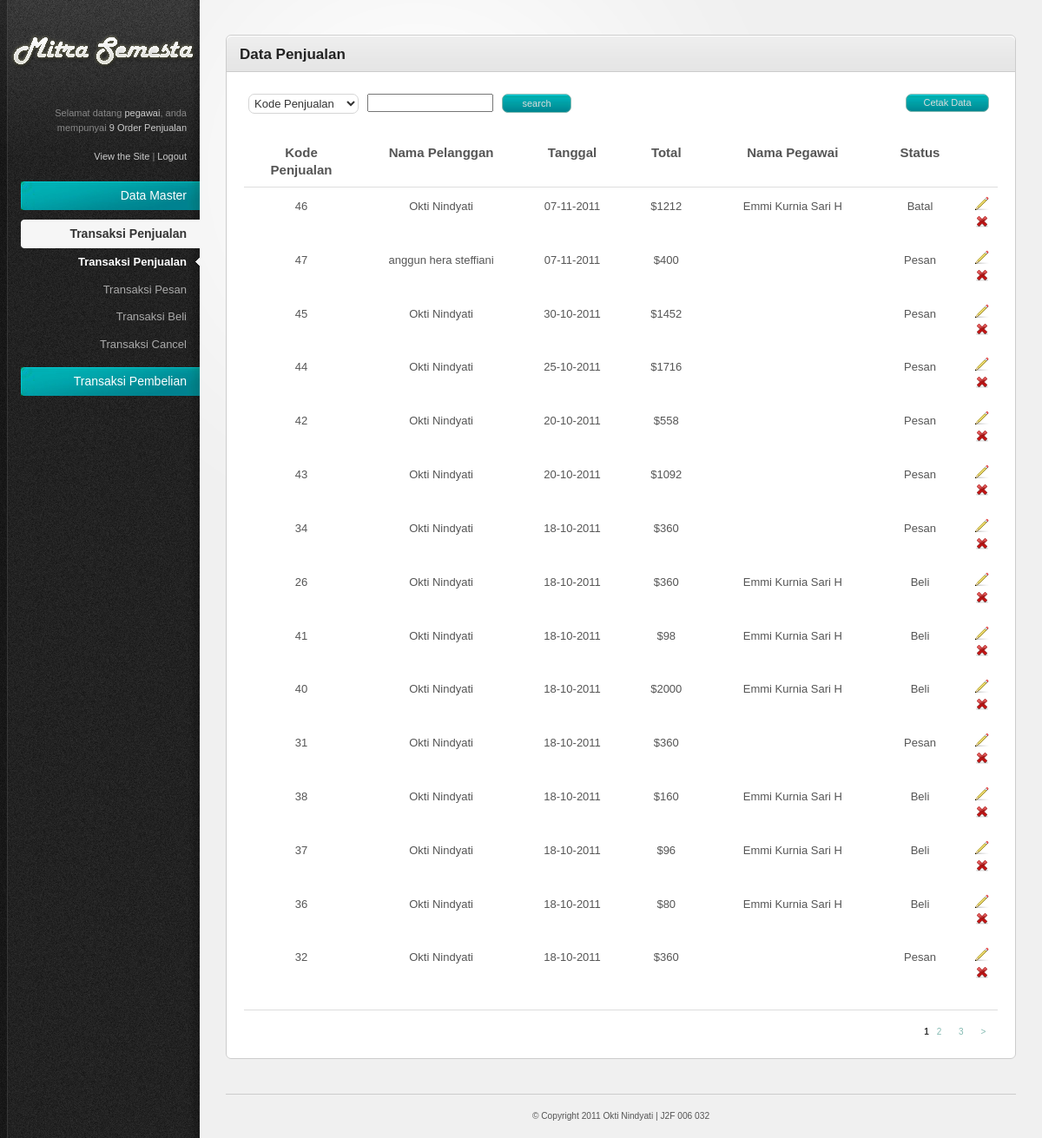
Page /index.php/admin/penjualan (signed in) on the committed database.
### tables this page shows
CREATE TABLE IF NOT EXISTS `penjualan` (
  `KodePenjualan` int(11) NOT NULL AUTO_INCREMENT,
  `KodePelanggan` char(5) NOT NULL,
  `Tanggal` date NOT NULL,
  `TotalHarga` double NOT NULL,
  `KodePegawai` char(5) NOT NULL,
  `Status` enum('Pesan','Beli','Batal') NOT NULL,
  PRIMARY KEY (`KodePenjualan`)
);

CREATE TABLE IF NOT EXISTS `pelanggan` (
  `KodePelanggan` int(11) NOT NULL AUTO_INCREMENT,
  `NamaPelanggan` varchar(30) NOT NULL,
  `JenisKelamin` enum('Male','Female') NOT NULL,
  `TempatLahir` varchar(20) NOT NULL,
  `TanggalLahir` date NOT NULL,
  `AlmtPelanggan` varchar(100) NOT NULL,
  `NoTelepon` varchar(12) NOT NULL,
  `Email` varchar(25) DEFAULT NULL,
  `Kota` varchar(20) NOT NULL,
  `Negara` varchar(25) NOT NULL,
  `KodePos` int(5) NOT NULL,
  `TanggalDaftar` date NOT NULL,
  `Username` varchar(25) NOT NULL,
  `Password` varchar(35) NOT NULL,
  PRIMARY KEY (`KodePelanggan`)
);

CREATE TABLE IF NOT EXISTS `pegawai` (
  `KodePegawai` int(11) NOT NULL AUTO_INCREMENT,
  `NamaPegawai` varchar(30) NOT NULL,
  `JenisKelamin` char(1) NOT NULL,
  `TempatLahir` varchar(20) NOT NULL,
  `TanggalLahir` date NOT NULL,
  `AlmtPegawai` varchar(50) DEFAULT NULL,
  `NoTelepon` varchar(12) DEFAULT NULL,
  `Email` varchar(25) DEFAULT NULL,
  `TanggalMasuk` date NOT NULL,
  `Level` varchar(10) NOT NULL,
  `Username` varchar(25) NOT NULL,
  `Password` varchar(35) NOT NULL,
  PRIMARY KEY (`KodePegawai`)
);

### system/application/controllers/admin/penjualan.php (called while the page is built, shortened)
<?php
Class Penjualan extends Controller{
	function Penjualan(){
		if(isset($_SESSION["username"]) && $_SESSION['level']=='Pegawai'){
			$this->load->model(array('penjualan_model','penjualan_model','detail_penjualan_model','produk_model','pelanggan_model','pegawai_model'));
		}else{
			redirect('home');
		}
	}
	function index($page=0){
		$this->load->library('pagination');
		$row_per_page = 15;
		$data['judul'] = "Data Penjualan";
		$result = $this->penjualan_model->get_penjualan($row_per_page,$page);
		$subdata['result_penjualan'] = $result;
		$data['content'] = $this->load->view('admin/penjualan_view',$subdata,TRUE);
		$this->load->view("template_admin/template",$data);
	}
}

### system/codeigniter/CodeIgniter.php (called while the page is built, shortened)
<?php  if ( ! defined('BASEPATH')) exit('No direct script access allowed');
$EXT =& load_class('Hooks');
$EXT->_call_hook('pre_system');
$URI =& load_class('URI');
$RTR =& load_class('Router');
$method = $RTR->fetch_method();
$EXT->_call_hook('pre_controller');
$CI = new $class();
if ($RTR->scaffolding_request === TRUE)
{
	if ($EXT->_call_hook('scaffolding_override') === FALSE)
	{
		$CI->_ci_scaffolding();
	}
}
else
{
	if (method_exists($CI, '_remap'))
	{
		$CI->_remap($method);
	}
	else
	{
		call_user_func_array(array(&$CI, $method), array_slice($URI->rsegments, 2));
	}
}

### index.php (called while the page is built, shortened)
<?php
require_once BASEPATH.'codeigniter/CodeIgniter'.EXT;

### system/codeigniter/Base5.php (called while the page is built)
<?php  if ( ! defined('BASEPATH')) exit('No direct script access allowed');
class CI_Base {
	private static $instance;
	public function CI_Base()
	{
		self::$instance =& $this;
	}
	public static function &get_instance()
	{
		return self::$instance;
	}
}
function &get_instance()
{
	return CI_Base::get_instance();
}

### system/application/models/penjualan_model.php (called while the page is built, shortened)
<?php
Class Penjualan_model extends Model{
	function get_penjualan($jumlah="",$awal=""){
		if($jumlah!=""){
			if($awal!=""){
				$this->db->limit($jumlah,$awal);
			}else{
				$this->db->limit($jumlah);
			}
		}
		$this->db->join('pegawai','penjualan.KodePegawai=pegawai.KodePegawai','LEFT');
		$this->db->join('pelanggan','penjualan.KodePelanggan=pelanggan.KodePelanggan','LEFT');
		$this->db->order_by("Tanggal", "desc");
		$query = $this->db->get('penjualan');
		if($query->num_rows()>0){
			return $query->result();
		}else{
			return false;
		};
	}
	function count_row_penjualan($status){
		$this->db->where('status', $status);
		$this->db->from('penjualan');
		return $this->db->count_all_results();
	}
}

### system/application/views/admin/penjualan_view.php (the view, shortened to what this page needs)
<div style="float:left;margin:5px 5px 25px 5px;">
<?=form_open("admin/penjualan/search_penjualan/")?>
<?php
$data=array(
	'KodePenjualan'=>'Kode Penjualan',
	'NamaPelanggan'=>'Nama Pelanggan',
	'Tanggal'=>'Tanggal',
	'NamaPegawai'=>'Nama Pegawai',
	'Status'=>'Status'
	);
echo form_dropdown('NamaField',$data,'','class="combo"');
?>
</div>
<div style="float:left;margin:5px 5px 25px 5px;"><input type="text" size="15px" name="keyword" value=""></div>
<div style="float:left;margin:5px 5px 25px 5px;"><input type="submit" class="button" name="submit" style="width:80px" value="search"></div>
<div style="float:right;margin:5px 10px 25px 5px;"><a class="button" style="width:80px" href="<?=site_url("admin/penjualan/cetak_penjualan/")?>" target="_blank"><center>Cetak Data</center></a></div>
<div class="tab-content default-tab" id="tab1">
	<table width="100%">
		<thead>
			<tr>
			   <th width="125px"><center>Kode Penjualan</center></th>
			   <th width="200px"><center>Nama Pelanggan</center></th>
			   <th width="100px"><center>Tanggal</center></th>
			   <th width="100px"><center>Total</center></th>
			   <th width="200px"><center>Nama Pegawai</center></th>
			   <th width="100px"><center>Status</center></th>
			   <th></th>
			</tr>
		</thead>
		<tbody>
				<?php if($result_penjualan){
					foreach($result_penjualan as $num_row => $row)
				{?>
			<tr>
				<td><center><?=$row->KodePenjualan;?></center></td>
				<td><center><?=$row->NamaPelanggan;?></center></td>
				<td><center><?=substr($row->Tanggal,8,2).'-'.substr($row->Tanggal,5,2).'-'.substr($row->Tanggal,0,4);?></center></td>
				<td><center>$<?=$row->TotalHarga;?></center></td>
				<td><center><?=$row->NamaPegawai;?></center></td>
				<td><center><?=$row->Status;?></center></td>
				<td>
					<a href="<?=site_url("admin/penjualan/edit_penjualan/".$row->KodePenjualan)?>" title="Edit"><img src="<?=base_url()?>system/application/views/template_admin/resources/images/icons/pencil.png" alt="Edit" /></a>
					<a href="<?=site_url("admin/penjualan/delete_penjualan/".$row->KodePenjualan)?>" title="Hapus" class="delete"><img src="<?=base_url()?>system/application/views/template_admin/resources/images/icons/cross.png" alt="Delete" /></a>
				</td>
			</tr>
				<?php
				};
				}
				?>
		</tbody>
		<thead>
			<tr>
			    <th colspan="7"></th>
			</tr>
		</thead>
	</table>
<div class="pagination">
<?=$this->pagination->create_links()?>
</div>
</div>

### system/application/views/template_admin/resources/css/style.css (style rules this page uses)
html { font-size: 100%; height: 100%; margin-bottom: 1px; }
body { font-family: Arial, Helvetica, sans-serif; color: #555; background: #f0f0f0 url('../images/bg-body.gif') top left repeat-y; font-size: 12px; }
a { color: #84bab2; text-decoration: none; }
strong { font-weight: bold; color: #333; }
.button { font-family: Verdana, Arial, sans-serif; display: inline-block; background: #3e4e5a url('../images/bg-button-blue.jpg') top left repeat-x !important; border: 1px solid #84bab2 !important; padding: 4px 7px 4px 7px !important; color: #ddd !important; font-size: 11px !important; cursor: pointer; }
#main-content table { border-collapse: collapse; }
#main-content table thead th { font-weight: bold; font-size: 15px; border-bottom: 1px solid #ddd; }
#main-content tbody tr { background: #fff; }
#main-content tbody tr.alt-row { background: #ffffff; }
#main-content table td, #main-content table th { padding: 10px; line-height: 1.3em; }
#main-content .pagination { text-align: right; padding: 20px 0 5px 0; font-family: Verdana, Arial, Helvetica, sans-serif; font-size: 10px; }
.pagination a { margin: 0 5px 0 0; padding: 3px 6px; }
form input.text-input, form select, form textarea, form .wysiwyg { padding: 6px; font-size: 13px; background: #fff url('../images/bg-form-field.gif') top left repeat-x; border: 1px solid #d5d5d5; color: #333; }
form select { padding: 4px; background: #fff; }
.combo { padding:2px; }

### system/application/views/template_admin/resources/css/invalid.css (style rules this page uses)
.button, #main-content table tfoot td .bulk-actions select, .pagination a.number, form input.text-input, form textarea, form .wysiwyg, form select { -moz-border-radius: 7px; -webkit-border-radius: 7px; border-radius: 7px; }

### rows in the picture
penjualan: KodePenjualan "46", pelanggan.NamaPelanggan "Okti Nindyati", Tanggal "07", Tanggal "11", Tanggal "2011", TotalHarga "1212", pegawai.NamaPegawai "Emmi Kurnia Sari H", Status "Batal"
penjualan: KodePenjualan "47", pelanggan.NamaPelanggan "anggun hera steffiani", Tanggal "07", Tanggal "11", Tanggal "2011", TotalHarga "400", Status "Pesan"
penjualan: KodePenjualan "45", pelanggan.NamaPelanggan "Okti Nindyati", Tanggal "30", Tanggal "10", Tanggal "2011", TotalHarga "1452", Status "Pesan"
penjualan: KodePenjualan "44", pelanggan.NamaPelanggan "Okti Nindyati", Tanggal "25", Tanggal "10", Tanggal "2011", TotalHarga "1716", Status "Pesan"
penjualan: KodePenjualan "42", pelanggan.NamaPelanggan "Okti Nindyati", Tanggal "20", Tanggal "10", Tanggal "2011", TotalHarga "558", Status "Pesan"
penjualan: KodePenjualan "43", pelanggan.NamaPelanggan "Okti Nindyati", Tanggal "20", Tanggal "10", Tanggal "2011", TotalHarga "1092", Status "Pesan"
penjualan: KodePenjualan "34", pelanggan.NamaPelanggan "Okti Nindyati", Tanggal "18", Tanggal "10", Tanggal "2011", TotalHarga "360", Status "Pesan"
penjualan: KodePenjualan "26", pelanggan.NamaPelanggan "Okti Nindyati", Tanggal "18", Tanggal "10", Tanggal "2011", TotalHarga "360", pegawai.NamaPegawai "Emmi Kurnia Sari H", Status "Beli"
penjualan: KodePenjualan "41", pelanggan.NamaPelanggan "Okti Nindyati", Tanggal "18", Tanggal "10", Tanggal "2011", TotalHarga "98", pegawai.NamaPegawai "Emmi Kurnia Sari H", Status "Beli"
penjualan: KodePenjualan "40", pelanggan.NamaPelanggan "Okti Nindyati", Tanggal "18", Tanggal "10", Tanggal "2011", TotalHarga "2000", pegawai.NamaPegawai "Emmi Kurnia Sari H", Status "Beli"
penjualan: KodePenjualan "31", pelanggan.NamaPelanggan "Okti Nindyati", Tanggal "18", Tanggal "10", Tanggal "2011", TotalHarga "360", Status "Pesan"
penjualan: KodePenjualan "38", pelanggan.NamaPelanggan "Okti Nindyati", Tanggal "18", Tanggal "10", Tanggal "2011", TotalHarga "160", pegawai.NamaPegawai "Emmi Kurnia Sari H", Status "Beli"
penjualan: KodePenjualan "37", pelanggan.NamaPelanggan "Okti Nindyati", Tanggal "18", Tanggal "10", Tanggal "2011", TotalHarga "96", pegawai.NamaPegawai "Emmi Kurnia Sari H", Status "Beli"
penjualan: KodePenjualan "36", pelanggan.NamaPelanggan "Okti Nindyati", Tanggal "18", Tanggal "10", Tanggal "2011", TotalHarga "80", pegawai.NamaPegawai "Emmi Kurnia Sari H", Status "Beli"
penjualan: KodePenjualan "32", pelanggan.NamaPelanggan "Okti Nindyati", Tanggal "18", Tanggal "10", Tanggal "2011", TotalHarga "360", Status "Pesan"

### other values in the picture
$_SESSION['username'] "pegawai"
$this->penjualan_model->count_row_penjualan('Pesan') "9"
$judul "Data Penjualan"
$this->pagination->create_links() "1 2 3 >"
